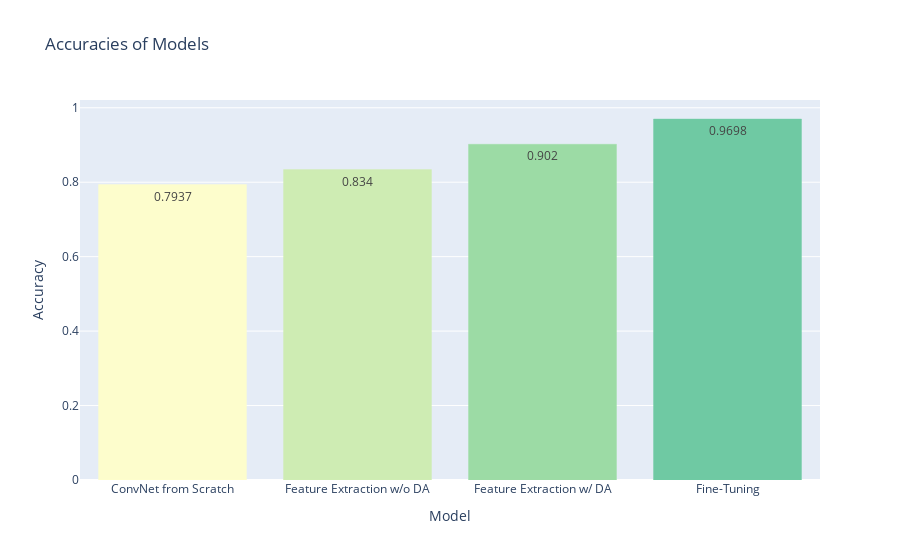

Here is the notebook cell this chart was saved with:
### Markdown cell above
## <span id="8"></span> 6. Conclusion
#### [Return Contents](#0)

### Code cell
my_color = ['Gold','MediumTurquoise','LightGreen']
trace=go.Bar(
            x=['ConvNet from Scratch', 'Feature Extraction w/o DA', 'Feature Extraction w/ DA', 'Fine-Tuning'],
            y=[0.7937, round(model_1_val,4), round(model_2_val,4), round(model_3_val,4)],
            text=[0.7937, round(model_1_val,4), round(model_2_val,4), round(model_3_val,4)],
            textposition='auto',
            marker=dict(
                color=px.colors.sequential.deep,
                line=dict(
                color=px.colors.sequential.deep,
                width=0.4),
            ),
            opacity=1)

data = [trace]
layout = go.Layout(title = 'Accuracies of Models',
              xaxis = dict(title = 'Model'),
              yaxis = dict(title = 'Accuracy'))
fig = go.Figure(data = data, layout = layout)
iplot(fig)

### Figure 1 — Plotly figure (JSON) as saved in the notebook; plotly's stock layout.template omitted (floating-point values rounded to 4 significant figures)
{"data": [{"marker": {"color": ["rgb(253, 253, 204)", "rgb(206, 236, 179)", "rgb(156, 219, 165)", "rgb(111, 201, 163)", "rgb(86, 177, 163)", "rgb(76, 153, 160)", "rgb(68, 130, 155)", "rgb(62, 108, 150)", "rgb(62, 82, 143)", "rgb(64, 60, 115)", "rgb(54, 43, 77)", "rgb(39, 26, 44)"], "line": {"color": ["rgb(253, 253, 204)", "rgb(206, 236, 179)", "rgb(156, 219, 165)", "rgb(111, 201, 163)", "rgb(86, 177, 163)", "rgb(76, 153, 160)", "rgb(68, 130, 155)", "rgb(62, 108, 150)", "rgb(62, 82, 143)", "rgb(64, 60, 115)", "rgb(54, 43, 77)", "rgb(39, 26, 44)"], "width": 0.4}}, "opacity": 1, "text": ["0.7937", "0.834", "0.902", "0.9698"], "textposition": "auto", "type": "bar", "x": ["ConvNet from Scratch", "Feature Extraction w/o DA", "Feature Extraction w/ DA", "Fine-Tuning"], "y": [0.7937, 0.834, 0.902, 0.9698]}], "layout": {"title": {"text": "Accuracies of Models"}, "xaxis": {"title": {"text": "Model"}}, "yaxis": {"title": {"text": "Accuracy"}}}}
